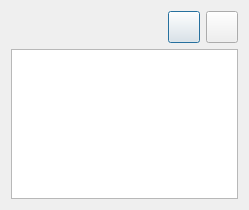
<?xml version="1.0" encoding="UTF-8"?>
<ui version="4.0">
 <class>MetodoPago</class>
 <widget class="QDialog" name="MetodoPago">
  <property name="geometry">
   <rect>
    <x>0</x>
    <y>0</y>
    <width>249</width>
    <height>210</height>
   </rect>
  </property>
  <property name="minimumSize">
   <size>
    <width>249</width>
    <height>210</height>
   </size>
  </property>
  <property name="maximumSize">
   <size>
    <width>249</width>
    <height>210</height>
   </size>
  </property>
  <property name="windowTitle">
   <string>Dialog</string>
  </property>
  <layout class="QGridLayout" name="gridLayout">
   <item row="0" column="0">
    <layout class="QHBoxLayout" name="horizontalLayout">
     <item>
      <spacer name="horizontalSpacer">
       <property name="orientation">
        <enum>Qt::Horizontal</enum>
       </property>
       <property name="sizeHint" stdset="0">
        <size>
         <width>40</width>
         <height>20</height>
        </size>
       </property>
      </spacer>
     </item>
     <item>
      <widget class="QPushButton" name="add">
       <property name="sizePolicy">
        <sizepolicy hsizetype="Minimum" vsizetype="Fixed">
         <horstretch>32</horstretch>
         <verstretch>32</verstretch>
        </sizepolicy>
       </property>
       <property name="minimumSize">
        <size>
         <width>32</width>
         <height>32</height>
        </size>
       </property>
       <property name="maximumSize">
        <size>
         <width>32</width>
         <height>32</height>
        </size>
       </property>
       <property name="sizeIncrement">
        <size>
         <width>0</width>
         <height>0</height>
        </size>
       </property>
       <property name="text">
        <string/>
       </property>
       <property name="icon">
        <iconset resource="imagenes.qrc">
         <normaloff>:/imagenes/Imagenes/add.png</normaloff>:/imagenes/Imagenes/add.png</iconset>
       </property>
       <property name="iconSize">
        <size>
         <width>32</width>
         <height>32</height>
        </size>
       </property>
      </widget>
     </item>
     <item>
      <widget class="QPushButton" name="remove">
       <property name="minimumSize">
        <size>
         <width>32</width>
         <height>32</height>
        </size>
       </property>
       <property name="maximumSize">
        <size>
         <width>32</width>
         <height>32</height>
        </size>
       </property>
       <property name="text">
        <string/>
       </property>
       <property name="icon">
        <iconset resource="imagenes.qrc">
         <normaloff>:/imagenes/Imagenes/quit.png</normaloff>:/imagenes/Imagenes/quit.png</iconset>
       </property>
       <property name="iconSize">
        <size>
         <width>32</width>
         <height>32</height>
        </size>
       </property>
      </widget>
     </item>
    </layout>
   </item>
   <item row="1" column="0">
    <widget class="QTableView" name="metodoPago"/>
   </item>
  </layout>
 </widget>
 <resources>
  <include location="imagenes.qrc"/>
 </resources>
 <connections/>
</ui>
